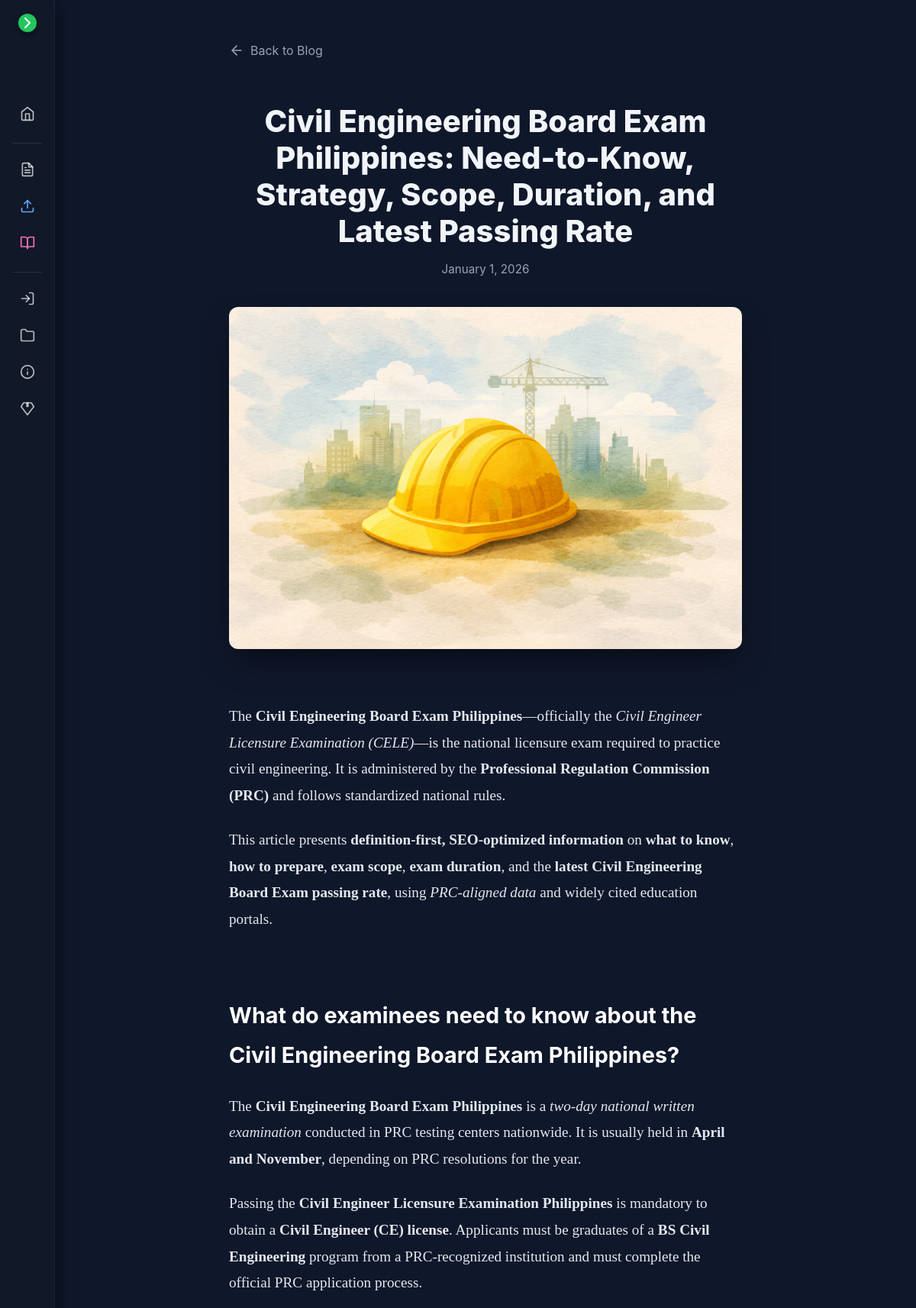
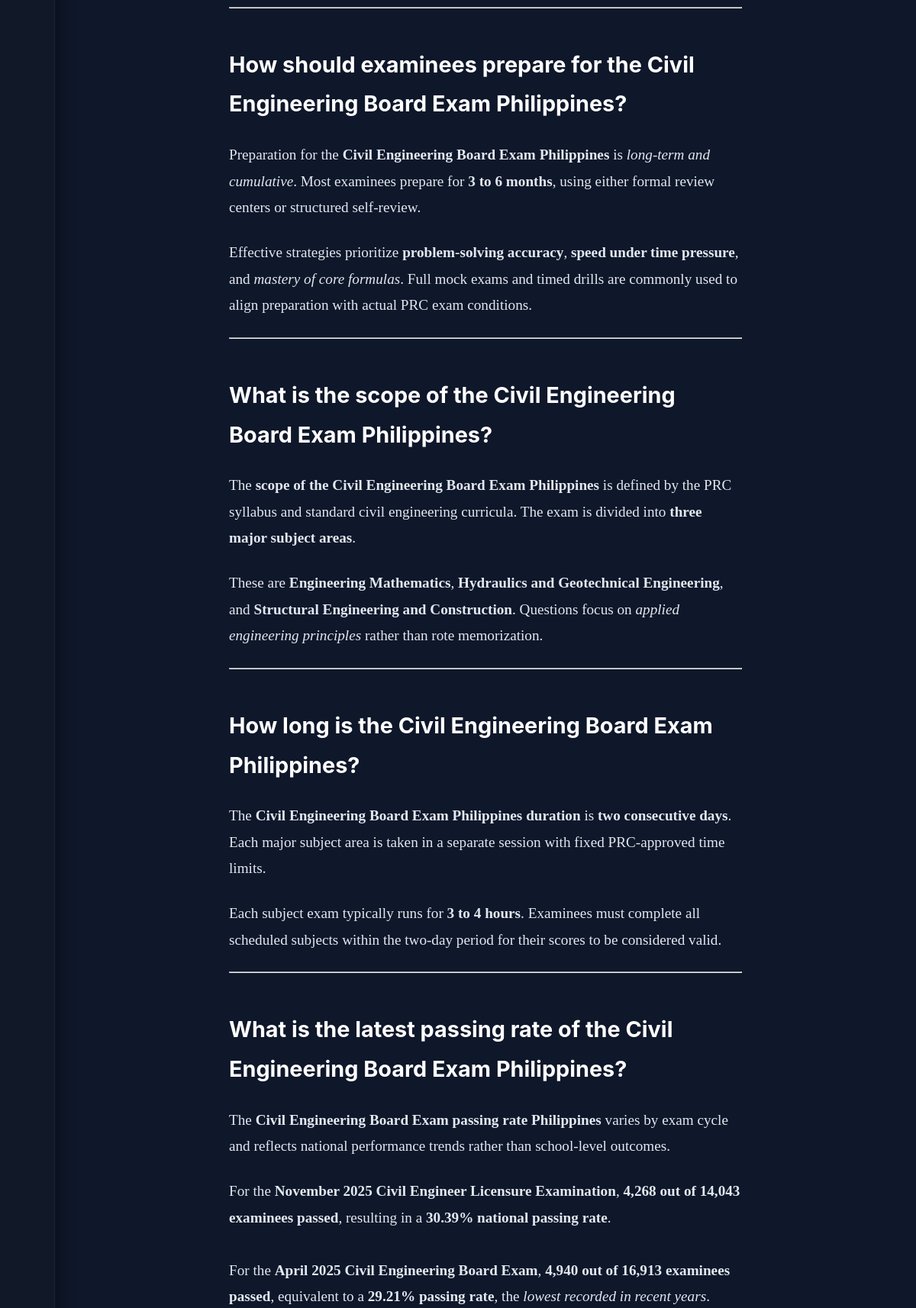
Page /blog/civil-engineering-board-exam-philippines-need-to-know-strategy-scope-duration-and-latest-passing-rate/ (upper part) on the committed database (2 pictures, top to bottom).
### blog/models.py (models this page shows, shortened)
class BlogPost(models.Model):
    title = models.CharField(max_length=200)
    slug = models.SlugField(unique=True, max_length=200, blank=True)
    cover_image = models.ImageField(upload_to='blog/covers/', blank=True, null=True)
    content = RichTextUploadingField(help_text="Main content of the blog post. Supports images, highlighting, and formatting.")
    summary = models.TextField(max_length=500, help_text="Short summary for SEO and previews.")
    author = models.ForeignKey(
        settings.AUTH_USER_MODEL,
        on_delete=models.SET_NULL,
        null=True,
        blank=True
    )
    published_at = models.DateTimeField(auto_now_add=True)
    updated_at = models.DateTimeField(auto_now=True)
    is_published = models.BooleanField(default=True)
    seo_title = models.CharField(max_length=70, blank=True, help_text="SEO Title (defaults to title)")
    seo_description = models.CharField(max_length=160, blank=True, help_text="SEO Description (defaults to summary)")
    class Meta:
        ordering = ['-published_at']
        verbose_name = "Blog Post"
        verbose_name_plural = "Blog Posts"

### blog/views.py (the view)
# urls.py: path('<slug:slug>/', views.BlogPostDetailView.as_view(), name='post_detail'),
class BlogPostDetailView(DetailView):
    model = BlogPost
    template_name = 'blog/blog_detail.html'
    context_object_name = 'post'
    def get_queryset(self):
        return BlogPost.objects.filter(is_published=True)

### blog/templates/blog/blog_detail.html (shortened to what this page needs)
{% extends "review/base.html" %}
{% load static %}
{% block content %}
<div class="article-container">
  <a href="{% url 'blog:blog_list' %}" class="back-link">
    <svg xmlns="http://www.w3.org/2000/svg" width="20" height="20" viewBox="0 0 24 24" fill="none" stroke="currentColor" stroke-width="2" stroke-linecap="round" stroke-linejoin="round"><line x1="19" y1="12" x2="5" y2="12"></line><polyline points="12 19 5 12 12 5"></polyline></svg>
    Back to Blog
  </a>
  <header class="article-header">
    <h1 class="article-title">{{ post.title }}</h1>
    <div class="article-meta">
      <span>{{ post.published_at|date:"F j, Y" }}</span>
    </div>
  </header>
  {% if post.cover_image %}
  <img src="{{ post.cover_image.url }}" alt="{{ post.title }}" class="article-cover">
  {% endif %}
  <div class="article-body">
    {{ post.content|safe }}
  </div>
</div>
{% endblock %}

### review/static/review/css/main.css (style rules this page uses)
:root { --bg: #0f172a; --card: #1e293b; --text: #f1f5f9; --muted: #94a3b8; --accent: #22c55e; --accent-hover: #4ade80; --danger: #ef4444; --border: rgba(255,255,255,0.08); --shadow: 0 10px 15px -3px rgba(0,0,0,0.5), 0 4px 6px -2px rgba(0,0,0,0.3); --sidebar-width: 260px; }
* { box-sizing: border-box; }
html, body { height: 100%; }
body { margin: 0; background: var(--bg); color: var(--text); font-family: 'Libre Baskerville', serif; }
a { color: var(--text); text-decoration: none; }

### blog/templates/blog/blog_detail.html (style rules this page uses)
.article-container { max-width: 720px; margin: 0 auto; padding: 24px; font-family: 'Georgia', serif; }
.article-header { text-align: center; margin-bottom: 40px; }
.article-title { font-family: 'Inter', sans-serif; font-size: 2.5rem; font-weight: 800; color: #f1f5f9; margin-bottom: 16px; line-height: 1.2; }
.article-meta { font-family: 'Inter', sans-serif; color: #94a3b8; font-size: 0.95rem; display: flex; justify-content: center; gap: 16px; }
.article-cover { width: 100%; max-height: 500px; object-fit: cover; border-radius: 12px; margin-bottom: 48px; box-shadow: 0 20px 40px -10px rgba(0,0,0,0.5); }
.article-body { font-size: 1.2rem; line-height: 1.8; color: #e2e8f0; }
.article-body p { margin-bottom: 24px; }
.article-body h2 { font-family: 'Inter', sans-serif; font-size: 1.8rem; font-weight: 700; color: #fff; margin-top: 48px; margin-bottom: 24px; }
.back-link { display: inline-flex; align-items: center; gap: 8px; color: var(--muted); margin-bottom: 32px; font-family: 'Inter', sans-serif; }

### rows in the picture
BlogPost: title "Civil Engineering Board Exam Philippines: Need-to-Know, Strategy, Scope, Duration, and Latest Passing Rate", published_at "January 1, 2026", cover_image (picture), content "The Civil Engineering Board Exam Philippines —officially the Civil Engineer Licensure Examination (CELE) —is the national licensure exam required to practice civil engineering. It is administered by the Professional Regulation Commission (PRC) and follows standardized national rules. This article presents definition-first, SEO-optimized information on what to know , how to prepare , exam scope , exam duration , and the latest Civil Engineering Board Exam passing rate , using PRC-aligned data and widely cited education portals. What do examinees need to know about the Civil Engineering Board Exam Philippines? The Civil Engineering Board Exam Philippines is a two-day national written…"
